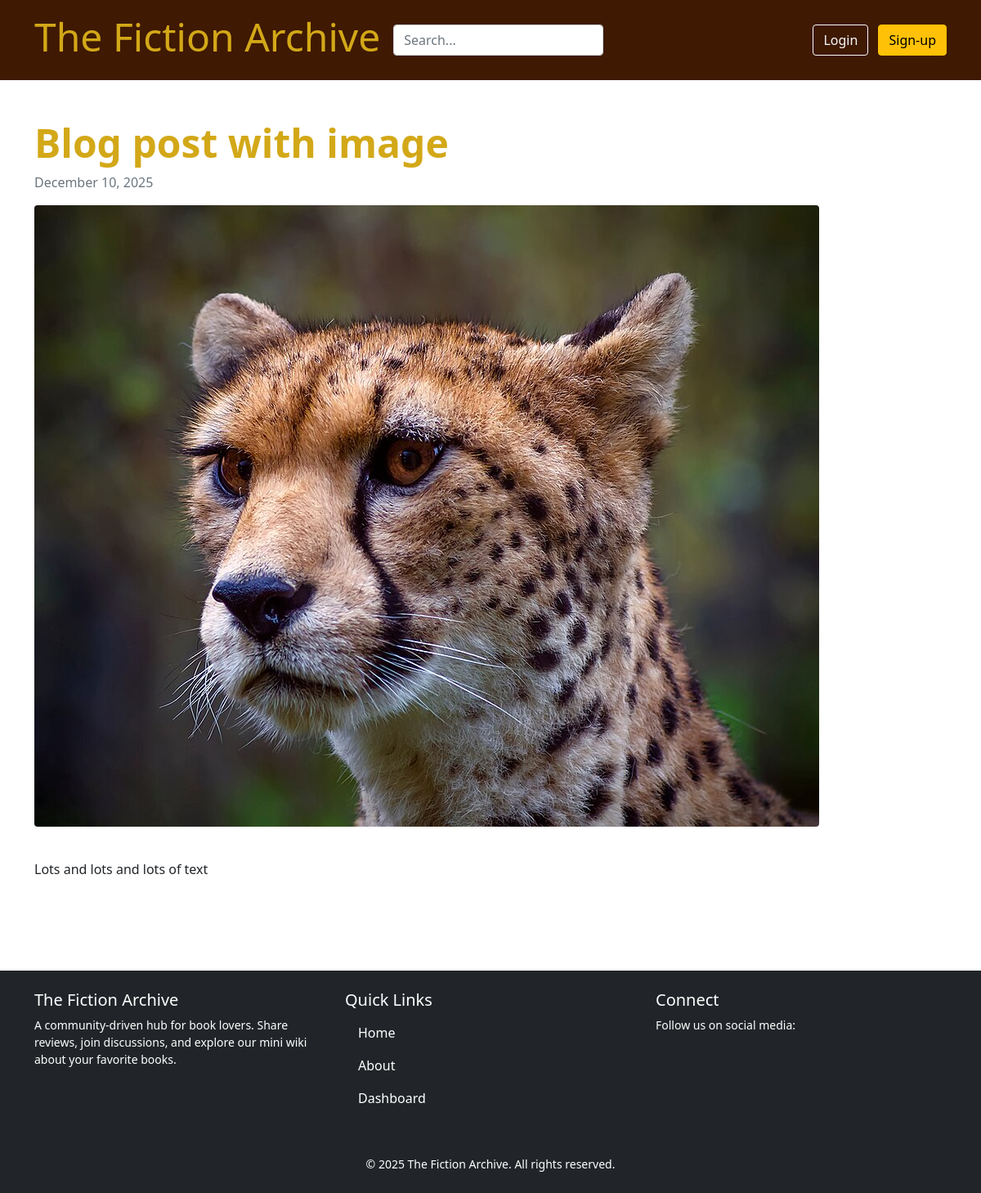
Screenshot of /blog/blog-post-with-image/ with the database file from the repository.
### blog/models.py (models this page shows, shortened)
class Post(models.Model):
    title = models.CharField(max_length=200)
    slug = models.SlugField(unique=True, blank=True)
    content = models.TextField()
    created_at = models.DateTimeField(auto_now_add=True)
    updated_at = models.DateTimeField(auto_now=True)
    published = models.BooleanField(default=True)
    featured_image = models.ImageField(upload_to='blog_images/', blank=True, null=True)
    author = models.ForeignKey(User, on_delete=models.CASCADE, related_name="posts", null=True, blank=True)

### blog/views.py (the view)
# urls.py: path('<slug:slug>/', views.detail, name='blog-detail'),
def detail(request, slug):
    post = get_object_or_404(Post, slug=slug)
    return render(request, 'detail.html', {'post': post})

### blog/templates/detail.html (shortened to what this page needs)
{% extends "base.html" %}
{% block content %}
<div class="container py-5">
    <h1 class="display-5 fw-bold">{{ post.title }}</h1>
    <p class="text-muted">{{ post.created_at|date:"F j, Y" }}</p>
    {% if post.featured_image %}
    <img src="{{ post.featured_image.url }}" class="img-fluid rounded mb-4">
    {% endif %}
    <p>{{ post.content|linebreaks }}</p>
</div>
{% endblock %}

### static/css/base.css (style rules this page uses)
h1 { font-size: 3rem; color: rgb(211, 168, 24); }

### rows the page displays
Post: title "Blog post with image", created_at "December 10, 2025", featured_image (picture), content "Lots and lots and lots of text"
